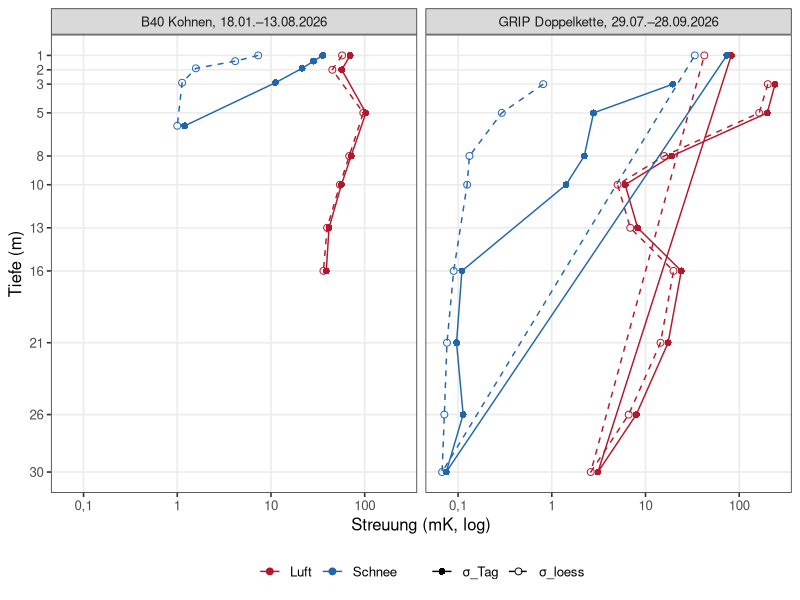
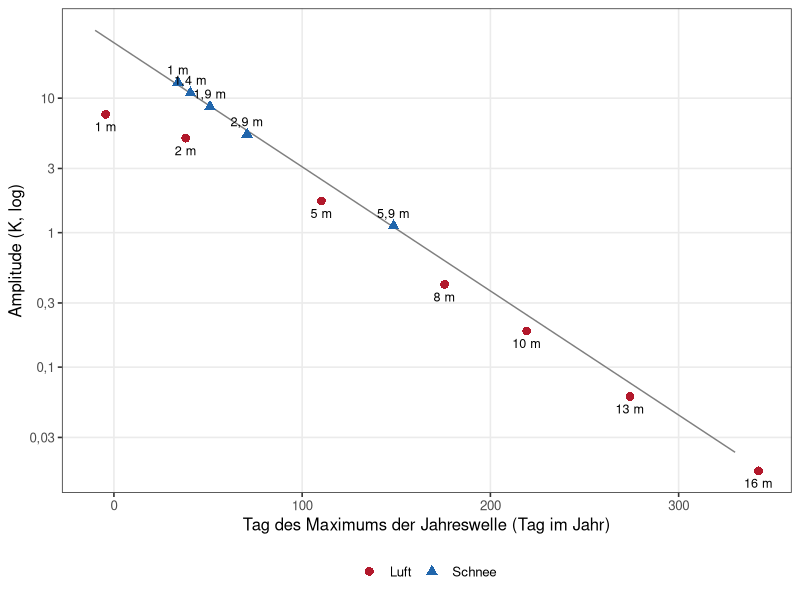
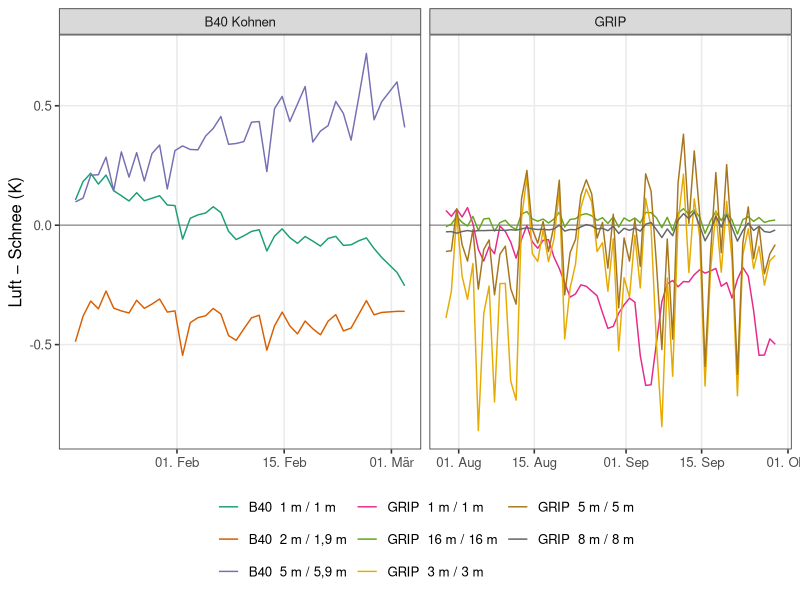

These charts were generated, in order, by the following R code:
## Abbildungen für B40_Schneekette_vs_Luftloch.md
suppressPackageStartupMessages({library(dplyr); library(readr); library(tidyr); library(ggplot2)})
setwd("/Users/tlaepple/data/EncoderHeads2026")
OUT <- "KohnenRecords_Analyse/analysen/2026-10-06_b40_flachkette_vs_luftloch"
col <- c(Luft = "#B2182B", Schnee = "#2166AC")
th  <- theme_bw(base_size = 12) + theme(legend.position = "bottom", panel.grid.minor = element_blank())

## ---- Daten B40 ----
h4 <- read_csv("KohnenRecords_Analyse/data/decoded_head04_231710_combined.csv", show_col_types = FALSE) |>
  mutate(time_utc = as.POSIXct(time_utc, tz = "UTC")) |> arrange(time_utc)
dm <- bind_rows(tibble(node = 1:7,   depth = c(1,2,5,8,10,13,16), chain = "Luft"),
                tibble(node = 21:25, depth = c(1,1.4,1.9,2.9,5.9), chain = "Schnee"))
L4 <- h4 |> select(time_utc, matches("^n\\d+\\.ntc[12]_temp_C$")) |>
  pivot_longer(-time_utc, names_to = c("node","ch"), names_pattern = "n(\\d+)\\.(ntc[12])_temp_C") |>
  mutate(node = as.integer(node)) |> pivot_wider(names_from = ch, values_from = value) |>
  inner_join(dm, by = "node") |> mutate(T = (ntc1 + ntc2)/2) |> filter(is.finite(T))

## ---- Daten GRIP ----
g <- read_csv("Greenland2026/data/chain_series_imei301434062008130_20260928_151317.csv", show_col_types = FALSE) |>
  mutate(time_utc = as.POSIXct(time, tz = "UTC"), T = ntc_C, depth = depth_m,
         chain = ifelse(chain == "Kette 1", "Luft", "Schnee"), node = node_nr) |>
  filter(is.finite(T), time_utc >= as.POSIXct("2026-07-29", tz = "UTC"))

stats <- function(L) L |> arrange(chain, node, time_utc) |> group_by(chain, node, depth) |>
  mutate(dt = as.numeric(difftime(time_utc, lag(time_utc), units = "days")), dT = T - lag(T),
         td = as.numeric(difftime(time_utc, min(time_utc), units = "days")),
         res = resid(loess(T ~ td, span = 0.2))) |>
  summarise(sd_Tag = sd(dT[is.finite(dT) & dt > 0.5 & dt < 1.5]) / sqrt(2) * 1000,
            sd_loess = sd(res) * 1000, .groups = "drop")

## ---- Abb. 1: Unruhe gegen Tiefe ----
u <- bind_rows(stats(L4) |> mutate(Ort = "B40 Kohnen, 18.01.–13.08.2026"),
               stats(g)  |> mutate(Ort = "GRIP Doppelkette, 29.07.–28.09.2026")) |>
  pivot_longer(c(sd_Tag, sd_loess), names_to = "Metrik", values_to = "mK") |>
  mutate(Metrik = factor(Metrik, c("sd_Tag","sd_loess"), c("σ_Tag", "σ_loess")))
p1 <- ggplot(u, aes(mK, depth, colour = chain, linetype = Metrik, shape = Metrik)) +
  geom_path(linewidth = 0.5) + geom_point(size = 2) +
  facet_wrap(~Ort) + scale_x_log10(breaks = c(0.1, 1, 10, 100), labels = c("0,1", "1", "10", "100")) +
  scale_y_reverse(breaks = c(1, 2, 3, 5, 8, 10, 13, 16, 21, 26, 30)) +
  scale_colour_manual(values = col, name = NULL) +
  scale_linetype_manual(values = c("solid", "dashed"), name = NULL) +
  scale_shape_manual(values = c(16, 1), name = NULL) +
  labs(x = "Streuung (mK, log)", y = "Tiefe (m)") + th
ggsave(file.path(OUT, "abb1_unruhe_tiefe.png"), p1, width = 8, height = 4.8, dpi = 150)

## ---- Abb. 2: Amplitude gegen Phase der Jahreswelle, B40 ----
w <- 2*pi/365.25
fit <- L4 |> group_by(chain, node, depth) |> group_modify(function(d, k) {
  t <- as.numeric(difftime(d$time_utc, as.POSIXct("2026-01-01", tz = "UTC"), units = "days"))
  m <- lm(T ~ cos(w*t) + sin(w*t), data = d); cf <- coef(m)
  tibble(A = sqrt(cf[2]^2 + cf[3]^2), tmax = (atan2(cf[3], cf[2])/w) %% 365.25)
}) |> ungroup() |> mutate(tmax = ifelse(tmax > 330 & depth < 1.5, tmax - 365.25, tmax))
lf <- lm(log(A) ~ tmax, data = fit |> filter(chain == "Schnee"))
line <- tibble(tmax = seq(-10, 330, 5)) |> mutate(A = exp(predict(lf, newdata = tibble(tmax))))
p2 <- ggplot(fit, aes(tmax, A)) +
  geom_line(data = line, colour = "grey50", linewidth = 0.5) +
  geom_point(aes(colour = chain, shape = chain), size = 2.6) +
  geom_text(aes(label = sub("\\.", ",", paste0(depth, " m")), vjust = ifelse(chain == "Schnee", -0.8, 1.7)), size = 3.2) +
  scale_y_log10(breaks = c(0.03, 0.1, 0.3, 1, 3, 10), labels = c("0,03", "0,1", "0,3", "1", "3", "10")) +
  scale_colour_manual(values = col, name = NULL) + scale_shape_manual(values = c(16, 17), name = NULL) +
  labs(x = "Tag des Maximums der Jahreswelle (Tag im Jahr)", y = "Amplitude (K, log)") + th
ggsave(file.path(OUT, "abb2_amplitude_phase.png"), p2, width = 7.5, height = 5, dpi = 150)

## ---- Abb. 3: Differenz Luft − Schnee ----
pairs <- tribble(~a, ~s, ~lab, 1L, 21L, "B40  1 m / 1 m", 2L, 23L, "B40  2 m / 1,9 m", 3L, 25L, "B40  5 m / 5,9 m")
d4 <- bind_rows(lapply(seq_len(nrow(pairs)), function(i)
  inner_join(L4 |> filter(node == pairs$a[i]) |> select(time_utc, Ta = T),
             L4 |> filter(node == pairs$s[i]) |> select(time_utc, Ts = T), by = "time_utc") |>
    transmute(time_utc, d = Ta - Ts, Paar = pairs$lab[i])))
dg <- g |> select(time_utc, chain, depth, T) |> pivot_wider(names_from = chain, values_from = T) |>
  filter(depth %in% c(1, 3, 5, 8, 16)) |> transmute(time_utc, d = Luft - Schnee, Paar = sprintf("GRIP  %g m / %g m", depth, depth))
dd <- bind_rows(d4, dg) |> mutate(Ort = ifelse(grepl("B40", Paar), "B40 Kohnen", "GRIP"))
p3 <- ggplot(dd, aes(time_utc, d, colour = Paar)) + geom_hline(yintercept = 0, colour = "grey60") +
  geom_line(linewidth = 0.5) + facet_wrap(~Ort, scales = "free_x") +
  scale_x_datetime(labels = function(x) { m <- c("Jan","Feb","Mär","Apr","Mai","Jun","Jul","Aug","Sep","Okt","Nov","Dez"); paste0(format(x, "%d. "), m[as.integer(format(x, "%m"))]) }) +
  scale_colour_brewer(palette = "Dark2", name = NULL) +
  labs(x = NULL, y = "Luft − Schnee (K)") + th + guides(colour = guide_legend(nrow = 3))
ggsave(file.path(OUT, "abb3_differenz_luft_schnee.png"), p3, width = 9, height = 4.8, dpi = 150)
cat("ok\n")
